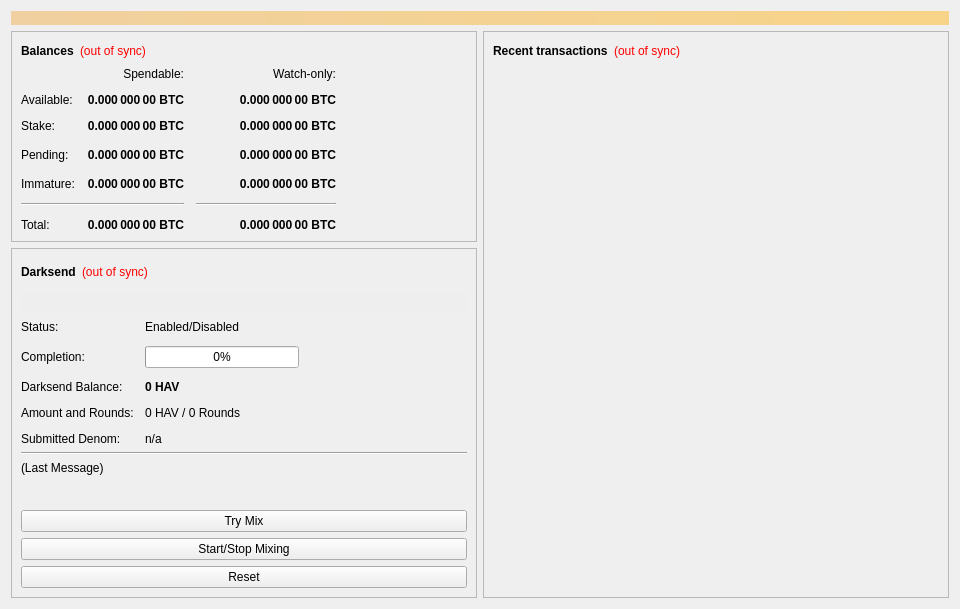
<?xml version="1.0" encoding="UTF-8"?>
<ui version="4.0">
 <class>OverviewPage</class>
 <widget class="QWidget" name="OverviewPage">
  <property name="geometry">
   <rect>
    <x>0</x>
    <y>0</y>
    <width>960</width>
    <height>594</height>
   </rect>
  </property>
  <property name="minimumSize">
   <size>
    <width>960</width>
    <height>0</height>
   </size>
  </property>
  <property name="windowTitle">
   <string>Form</string>
  </property>
  <layout class="QVBoxLayout" name="topLayout">
   <item>
    <widget class="QLabel" name="labelAlerts">
     <property name="visible">
      <bool>false</bool>
     </property>
     <property name="styleSheet">
      <string notr="true">background-color: qlineargradient(x1: 0, y1: 0, x2: 1, y2: 0, stop:0 #F0D0A0, stop:1 #F8D488); color:#000000;</string>
     </property>
     <property name="wordWrap">
      <bool>true</bool>
     </property>
     <property name="margin">
      <number>3</number>
     </property>
    </widget>
   </item>
   <item>
    <layout class="QHBoxLayout" name="horizontalLayout" stretch="1,1">
     <item>
      <layout class="QVBoxLayout" name="verticalLayout_2">
       <item>
        <widget class="QFrame" name="frame">
         <property name="frameShape">
          <enum>QFrame::StyledPanel</enum>
         </property>
         <property name="frameShadow">
          <enum>QFrame::Raised</enum>
         </property>
         <layout class="QVBoxLayout" name="verticalLayout_4">
          <item>
           <layout class="QHBoxLayout" name="horizontalLayout_4">
            <item>
             <widget class="QLabel" name="label_5">
              <property name="font">
               <font>
                <weight>75</weight>
                <bold>true</bold>
               </font>
              </property>
              <property name="text">
               <string>Balances</string>
              </property>
             </widget>
            </item>
            <item>
             <widget class="QLabel" name="labelWalletStatus">
              <property name="cursor">
               <cursorShape>WhatsThisCursor</cursorShape>
              </property>
              <property name="toolTip">
               <string>The displayed information may be out of date. Your wallet automatically synchronizes with the Harvest network after a connection is established, but this process has not completed yet.</string>
              </property>
              <property name="styleSheet">
               <string notr="true">QLabel { color: red; }</string>
              </property>
              <property name="text">
               <string notr="true">(out of sync)</string>
              </property>
              <property name="alignment">
               <set>Qt::AlignLeading|Qt::AlignLeft|Qt::AlignVCenter</set>
              </property>
             </widget>
            </item>
            <item>
             <spacer name="horizontalSpacer_3">
              <property name="orientation">
               <enum>Qt::Horizontal</enum>
              </property>
              <property name="sizeHint" stdset="0">
               <size>
                <width>40</width>
                <height>20</height>
               </size>
              </property>
             </spacer>
            </item>
           </layout>
          </item>
          <item>
           <layout class="QGridLayout" name="gridLayout">
            <property name="spacing">
             <number>12</number>
            </property>
            <item row="3" column="2">
             <widget class="QLabel" name="labelWatchPending">
              <property name="font">
               <font>
                <weight>75</weight>
                <bold>true</bold>
               </font>
              </property>
              <property name="cursor">
               <cursorShape>IBeamCursor</cursorShape>
              </property>
              <property name="toolTip">
               <string>Unconfirmed transactions to watch-only addresses</string>
              </property>
              <property name="text">
               <string notr="true">0.000 000 00 BTC</string>
              </property>
              <property name="alignment">
               <set>Qt::AlignRight|Qt::AlignTrailing|Qt::AlignVCenter</set>
              </property>
              <property name="textInteractionFlags">
               <set>Qt::LinksAccessibleByMouse|Qt::TextSelectableByKeyboard|Qt::TextSelectableByMouse</set>
              </property>
             </widget>
            </item>
            <item row="3" column="1">
             <widget class="QLabel" name="labelUnconfirmed">
              <property name="font">
               <font>
                <weight>75</weight>
                <bold>true</bold>
               </font>
              </property>
              <property name="cursor">
               <cursorShape>IBeamCursor</cursorShape>
              </property>
              <property name="toolTip">
               <string>Total of transactions that have yet to be confirmed, and do not yet count toward the spendable balance</string>
              </property>
              <property name="text">
               <string notr="true">0.000 000 00 BTC</string>
              </property>
              <property name="alignment">
               <set>Qt::AlignRight|Qt::AlignTrailing|Qt::AlignVCenter</set>
              </property>
              <property name="textInteractionFlags">
               <set>Qt::LinksAccessibleByMouse|Qt::TextSelectableByKeyboard|Qt::TextSelectableByMouse</set>
              </property>
             </widget>
            </item>
            <item row="4" column="2">
             <widget class="QLabel" name="labelWatchImmature">
              <property name="font">
               <font>
                <weight>75</weight>
                <bold>true</bold>
               </font>
              </property>
              <property name="cursor">
               <cursorShape>IBeamCursor</cursorShape>
              </property>
              <property name="toolTip">
               <string>Mined balance in watch-only addresses that has not yet matured</string>
              </property>
              <property name="text">
               <string notr="true">0.000 000 00 BTC</string>
              </property>
              <property name="alignment">
               <set>Qt::AlignRight|Qt::AlignTrailing|Qt::AlignVCenter</set>
              </property>
              <property name="textInteractionFlags">
               <set>Qt::LinksAccessibleByMouse|Qt::TextSelectableByKeyboard|Qt::TextSelectableByMouse</set>
              </property>
             </widget>
            </item>
            <item row="5" column="0" colspan="2">
             <widget class="Line" name="lineSpendableBalance">
              <property name="orientation">
               <enum>Qt::Horizontal</enum>
              </property>
             </widget>
            </item>
            <item row="5" column="2">
             <widget class="Line" name="lineWatchBalance">
              <property name="sizePolicy">
               <sizepolicy hsizetype="Preferred" vsizetype="Fixed">
                <horstretch>0</horstretch>
                <verstretch>0</verstretch>
               </sizepolicy>
              </property>
              <property name="minimumSize">
               <size>
                <width>140</width>
                <height>0</height>
               </size>
              </property>
              <property name="orientation">
               <enum>Qt::Horizontal</enum>
              </property>
             </widget>
            </item>
            <item row="6" column="0">
             <widget class="QLabel" name="labelTotalText">
              <property name="text">
               <string>Total:</string>
              </property>
             </widget>
            </item>
            <item row="4" column="1">
             <widget class="QLabel" name="labelImmature">
              <property name="font">
               <font>
                <weight>75</weight>
                <bold>true</bold>
               </font>
              </property>
              <property name="cursor">
               <cursorShape>IBeamCursor</cursorShape>
              </property>
              <property name="toolTip">
               <string>Mined balance that has not yet matured</string>
              </property>
              <property name="text">
               <string notr="true">0.000 000 00 BTC</string>
              </property>
              <property name="alignment">
               <set>Qt::AlignRight|Qt::AlignTrailing|Qt::AlignVCenter</set>
              </property>
              <property name="textInteractionFlags">
               <set>Qt::LinksAccessibleByMouse|Qt::TextSelectableByKeyboard|Qt::TextSelectableByMouse</set>
              </property>
             </widget>
            </item>
            <item row="3" column="3">
             <spacer name="horizontalSpacer_2">
              <property name="orientation">
               <enum>Qt::Horizontal</enum>
              </property>
              <property name="sizeHint" stdset="0">
               <size>
                <width>40</width>
                <height>20</height>
               </size>
              </property>
             </spacer>
            </item>
            <item row="4" column="0">
             <widget class="QLabel" name="labelImmatureText">
              <property name="text">
               <string>Immature:</string>
              </property>
             </widget>
            </item>
            <item row="6" column="1">
             <widget class="QLabel" name="labelTotal">
              <property name="font">
               <font>
                <weight>75</weight>
                <bold>true</bold>
               </font>
              </property>
              <property name="cursor">
               <cursorShape>IBeamCursor</cursorShape>
              </property>
              <property name="toolTip">
               <string>Your current total balance</string>
              </property>
              <property name="text">
               <string notr="true">0.000 000 00 BTC</string>
              </property>
              <property name="alignment">
               <set>Qt::AlignRight|Qt::AlignTrailing|Qt::AlignVCenter</set>
              </property>
              <property name="textInteractionFlags">
               <set>Qt::LinksAccessibleByMouse|Qt::TextSelectableByKeyboard|Qt::TextSelectableByMouse</set>
              </property>
             </widget>
            </item>
            <item row="6" column="2">
             <widget class="QLabel" name="labelWatchTotal">
              <property name="font">
               <font>
                <weight>75</weight>
                <bold>true</bold>
               </font>
              </property>
              <property name="cursor">
               <cursorShape>IBeamCursor</cursorShape>
              </property>
              <property name="toolTip">
               <string>Current total balance in watch-only addresses</string>
              </property>
              <property name="text">
               <string notr="true">0.000 000 00 BTC</string>
              </property>
              <property name="alignment">
               <set>Qt::AlignRight|Qt::AlignTrailing|Qt::AlignVCenter</set>
              </property>
              <property name="textInteractionFlags">
               <set>Qt::LinksAccessibleByMouse|Qt::TextSelectableByKeyboard|Qt::TextSelectableByMouse</set>
              </property>
             </widget>
            </item>
            <item row="0" column="2">
             <widget class="QLabel" name="labelWatchonly">
              <property name="text">
               <string>Watch-only:</string>
              </property>
              <property name="alignment">
               <set>Qt::AlignRight|Qt::AlignTrailing|Qt::AlignVCenter</set>
              </property>
             </widget>
            </item>
            <item row="1" column="0">
             <widget class="QLabel" name="labelBalanceText">
              <property name="text">
               <string>Available:</string>
              </property>
             </widget>
            </item>
            <item row="1" column="1">
             <widget class="QLabel" name="labelBalance">
              <property name="font">
               <font>
                <weight>75</weight>
                <bold>true</bold>
               </font>
              </property>
              <property name="cursor">
               <cursorShape>IBeamCursor</cursorShape>
              </property>
              <property name="toolTip">
               <string>Your current spendable balance</string>
              </property>
              <property name="text">
               <string notr="true">0.000 000 00 BTC</string>
              </property>
              <property name="alignment">
               <set>Qt::AlignRight|Qt::AlignTrailing|Qt::AlignVCenter</set>
              </property>
              <property name="textInteractionFlags">
               <set>Qt::LinksAccessibleByMouse|Qt::TextSelectableByKeyboard|Qt::TextSelectableByMouse</set>
              </property>
             </widget>
            </item>
            <item row="2" column="0">
             <widget class="QLabel" name="label_10">
              <property name="text">
               <string>Stake:</string>
              </property>
             </widget>
            </item>
            <item row="2" column="1">
             <widget class="QLabel" name="labelStake">
              <property name="font">
               <font>
                <weight>75</weight>
                <bold>true</bold>
               </font>
              </property>
              <property name="cursor">
               <cursorShape>IBeamCursor</cursorShape>
              </property>
              <property name="toolTip">
               <string>Total of coins that was staked, and do not yet count toward the current balance</string>
              </property>
              <property name="text">
               <string notr="true">0.000 000 00 BTC</string>
              </property>
              <property name="alignment">
               <set>Qt::AlignRight|Qt::AlignTrailing|Qt::AlignVCenter</set>
              </property>
              <property name="textInteractionFlags">
               <set>Qt::LinksAccessibleByMouse|Qt::TextSelectableByKeyboard|Qt::TextSelectableByMouse</set>
              </property>
             </widget>
            </item>
            <item row="2" column="2">
             <widget class="QLabel" name="labelWatchStake">
              <property name="font">
               <font>
                <weight>75</weight>
                <bold>true</bold>
               </font>
              </property>
              <property name="cursor">
               <cursorShape>IBeamCursor</cursorShape>
              </property>
              <property name="toolTip">
               <string>Total of coins that was staked in watch-only addresses, and do not yet count toward the current watch-only balance</string>
              </property>
              <property name="text">
               <string notr="true">0.000 000 00 BTC</string>
              </property>
              <property name="alignment">
               <set>Qt::AlignRight|Qt::AlignTrailing|Qt::AlignVCenter</set>
              </property>
              <property name="textInteractionFlags">
               <set>Qt::LinksAccessibleByMouse|Qt::TextSelectableByKeyboard|Qt::TextSelectableByMouse</set>
              </property>
             </widget>
            </item>
            <item row="1" column="2">
             <widget class="QLabel" name="labelWatchAvailable">
              <property name="font">
               <font>
                <weight>75</weight>
                <bold>true</bold>
               </font>
              </property>
              <property name="cursor">
               <cursorShape>IBeamCursor</cursorShape>
              </property>
              <property name="toolTip">
               <string>Your current balance in watch-only addresses</string>
              </property>
              <property name="text">
               <string notr="true">0.000 000 00 BTC</string>
              </property>
              <property name="alignment">
               <set>Qt::AlignRight|Qt::AlignTrailing|Qt::AlignVCenter</set>
              </property>
              <property name="textInteractionFlags">
               <set>Qt::LinksAccessibleByMouse|Qt::TextSelectableByKeyboard|Qt::TextSelectableByMouse</set>
              </property>
             </widget>
            </item>
            <item row="3" column="0">
             <widget class="QLabel" name="labelPendingText">
              <property name="text">
               <string>Pending:</string>
              </property>
             </widget>
            </item>
            <item row="0" column="1">
             <widget class="QLabel" name="labelSpendable">
              <property name="text">
               <string>Spendable:</string>
              </property>
              <property name="alignment">
               <set>Qt::AlignRight|Qt::AlignTrailing|Qt::AlignVCenter</set>
              </property>
             </widget>
            </item>
           </layout>
          </item>
         </layout>
        </widget>
       </item>
       <item>
        <widget class="QFrame" name="frameDarksend">
         <property name="sizePolicy">
          <sizepolicy hsizetype="Expanding" vsizetype="Expanding">
           <horstretch>0</horstretch>
           <verstretch>0</verstretch>
          </sizepolicy>
         </property>
         <property name="minimumSize">
          <size>
           <width>0</width>
           <height>350</height>
          </size>
         </property>
         <property name="layoutDirection">
          <enum>Qt::LeftToRight</enum>
         </property>
         <property name="frameShape">
          <enum>QFrame::StyledPanel</enum>
         </property>
         <property name="frameShadow">
          <enum>QFrame::Raised</enum>
         </property>
         <layout class="QVBoxLayout" name="verticalLayout_5">
          <item>
           <layout class="QHBoxLayout" name="horizontalLayout_5">
            <item>
             <widget class="QLabel" name="label_2">
              <property name="font">
               <font>
                <weight>75</weight>
                <bold>true</bold>
               </font>
              </property>
              <property name="text">
               <string>Darksend</string>
              </property>
             </widget>
            </item>
            <item>
             <widget class="QLabel" name="labelDarksendSyncStatus">
              <property name="toolTip">
               <string>The displayed information may be out of date. Your wallet automatically synchronizes with the Harvest network after a connection is established, but this process has not completed yet.</string>
              </property>
              <property name="styleSheet">
               <string notr="true">QLabel { color: red; }</string>
              </property>
              <property name="text">
               <string notr="true">(out of sync)</string>
              </property>
              <property name="alignment">
               <set>Qt::AlignLeading|Qt::AlignLeft|Qt::AlignVCenter</set>
              </property>
             </widget>
            </item>
            <item>
             <spacer name="horizontalSpacer_4">
              <property name="orientation">
               <enum>Qt::Horizontal</enum>
              </property>
              <property name="sizeHint" stdset="0">
               <size>
                <width>40</width>
                <height>20</height>
               </size>
              </property>
             </spacer>
            </item>
           </layout>
          </item>
          <item>
           <widget class="QPushButton" name="runAutoDenom">
            <property name="palette">
             <palette>
              <active>
               <colorrole role="WindowText">
                <brush brushstyle="SolidPattern">
                 <color alpha="255">
                  <red>0</red>
                  <green>0</green>
                  <blue>0</blue>
                 </color>
                </brush>
               </colorrole>
               <colorrole role="Button">
                <brush brushstyle="SolidPattern">
                 <color alpha="255">
                  <red>239</red>
                  <green>238</green>
                  <blue>238</blue>
                 </color>
                </brush>
               </colorrole>
               <colorrole role="Light">
                <brush brushstyle="SolidPattern">
                 <color alpha="255">
                  <red>255</red>
                  <green>255</green>
                  <blue>255</blue>
                 </color>
                </brush>
               </colorrole>
               <colorrole role="Midlight">
                <brush brushstyle="SolidPattern">
                 <color alpha="255">
                  <red>247</red>
                  <green>246</green>
                  <blue>246</blue>
                 </color>
                </brush>
               </colorrole>
               <colorrole role="Dark">
                <brush brushstyle="SolidPattern">
                 <color alpha="255">
                  <red>119</red>
                  <green>119</green>
                  <blue>119</blue>
                 </color>
                </brush>
               </colorrole>
               <colorrole role="Mid">
                <brush brushstyle="SolidPattern">
                 <color alpha="255">
                  <red>159</red>
                  <green>159</green>
                  <blue>159</blue>
                 </color>
                </brush>
               </colorrole>
               <colorrole role="Text">
                <brush brushstyle="SolidPattern">
                 <color alpha="255">
                  <red>0</red>
                  <green>0</green>
                  <blue>0</blue>
                 </color>
                </brush>
               </colorrole>
               <colorrole role="BrightText">
                <brush brushstyle="SolidPattern">
                 <color alpha="255">
                  <red>255</red>
                  <green>255</green>
                  <blue>255</blue>
                 </color>
                </brush>
               </colorrole>
               <colorrole role="ButtonText">
                <brush brushstyle="SolidPattern">
                 <color alpha="255">
                  <red>0</red>
                  <green>0</green>
                  <blue>0</blue>
                 </color>
                </brush>
               </colorrole>
               <colorrole role="Base">
                <brush brushstyle="SolidPattern">
                 <color alpha="255">
                  <red>255</red>
                  <green>255</green>
                  <blue>255</blue>
                 </color>
                </brush>
               </colorrole>
               <colorrole role="Window">
                <brush brushstyle="SolidPattern">
                 <color alpha="255">
                  <red>239</red>
                  <green>238</green>
                  <blue>238</blue>
                 </color>
                </brush>
               </colorrole>
               <colorrole role="Shadow">
                <brush brushstyle="SolidPattern">
                 <color alpha="255">
                  <red>0</red>
                  <green>0</green>
                  <blue>0</blue>
                 </color>
                </brush>
               </colorrole>
               <colorrole role="AlternateBase">
                <brush brushstyle="SolidPattern">
                 <color alpha="255">
                  <red>247</red>
                  <green>246</green>
                  <blue>246</blue>
                 </color>
                </brush>
               </colorrole>
               <colorrole role="ToolTipBase">
                <brush brushstyle="SolidPattern">
                 <color alpha="255">
                  <red>255</red>
                  <green>255</green>
                  <blue>220</blue>
                 </color>
                </brush>
               </colorrole>
               <colorrole role="ToolTipText">
                <brush brushstyle="SolidPattern">
                 <color alpha="255">
                  <red>0</red>
                  <green>0</green>
                  <blue>0</blue>
                 </color>
                </brush>
               </colorrole>
              </active>
              <inactive>
               <colorrole role="WindowText">
                <brush brushstyle="SolidPattern">
                 <color alpha="255">
                  <red>0</red>
                  <green>0</green>
                  <blue>0</blue>
                 </color>
                </brush>
               </colorrole>
               <colorrole role="Button">
                <brush brushstyle="SolidPattern">
                 <color alpha="255">
                  <red>239</red>
                  <green>238</green>
                  <blue>238</blue>
                 </color>
                </brush>
               </colorrole>
               <colorrole role="Light">
                <brush brushstyle="SolidPattern">
                 <color alpha="255">
                  <red>255</red>
                  <green>255</green>
                  <blue>255</blue>
                 </color>
                </brush>
               </colorrole>
               <colorrole role="Midlight">
                <brush brushstyle="SolidPattern">
                 <color alpha="255">
                  <red>247</red>
                  <green>246</green>
                  <blue>246</blue>
                 </color>
                </brush>
               </colorrole>
               <colorrole role="Dark">
                <brush brushstyle="SolidPattern">
                 <color alpha="255">
                  <red>119</red>
                  <green>119</green>
                  <blue>119</blue>
                 </color>
                </brush>
               </colorrole>
               <colorrole role="Mid">
                <brush brushstyle="SolidPattern">
                 <color alpha="255">
                  <red>159</red>
                  <green>159</green>
                  <blue>159</blue>
                 </color>
                </brush>
               </colorrole>
               <colorrole role="Text">
                <brush brushstyle="SolidPattern">
                 <color alpha="255">
                  <red>0</red>
                  <green>0</green>
                  <blue>0</blue>
                 </color>
                </brush>
               </colorrole>
               <colorrole role="BrightText">
                <brush brushstyle="SolidPattern">
                 <color alpha="255">
                  <red>255</red>
                  <green>255</green>
                  <blue>255</blue>
                 </color>
                </brush>
               </colorrole>
               <colorrole role="ButtonText">
                <brush brushstyle="SolidPattern">
                 <color alpha="255">
                  <red>0</red>
                  <green>0</green>
                  <blue>0</blue>
                 </color>
                </brush>
               </colorrole>
               <colorrole role="Base">
                <brush brushstyle="SolidPattern">
                 <color alpha="255">
                  <red>255</red>
                  <green>255</green>
                  <blue>255</blue>
                 </color>
                </brush>
               </colorrole>
               <colorrole role="Window">
                <brush brushstyle="SolidPattern">
                 <color alpha="255">
                  <red>239</red>
                  <green>238</green>
                  <blue>238</blue>
                 </color>
                </brush>
               </colorrole>
               <colorrole role="Shadow">
                <brush brushstyle="SolidPattern">
                 <color alpha="255">
                  <red>0</red>
                  <green>0</green>
                  <blue>0</blue>
                 </color>
                </brush>
               </colorrole>
               <colorrole role="AlternateBase">
                <brush brushstyle="SolidPattern">
                 <color alpha="255">
                  <red>247</red>
                  <green>246</green>
                  <blue>246</blue>
                 </color>
                </brush>
               </colorrole>
               <colorrole role="ToolTipBase">
                <brush brushstyle="SolidPattern">
                 <color alpha="255">
                  <red>255</red>
                  <green>255</green>
                  <blue>220</blue>
                 </color>
                </brush>
               </colorrole>
               <colorrole role="ToolTipText">
                <brush brushstyle="SolidPattern">
                 <color alpha="255">
                  <red>0</red>
                  <green>0</green>
                  <blue>0</blue>
                 </color>
                </brush>
               </colorrole>
              </inactive>
              <disabled>
               <colorrole role="WindowText">
                <brush brushstyle="SolidPattern">
                 <color alpha="255">
                  <red>119</red>
                  <green>119</green>
                  <blue>119</blue>
                 </color>
                </brush>
               </colorrole>
               <colorrole role="Button">
                <brush brushstyle="SolidPattern">
                 <color alpha="255">
                  <red>239</red>
                  <green>238</green>
                  <blue>238</blue>
                 </color>
                </brush>
               </colorrole>
               <colorrole role="Light">
                <brush brushstyle="SolidPattern">
                 <color alpha="255">
                  <red>255</red>
                  <green>255</green>
                  <blue>255</blue>
                 </color>
                </brush>
               </colorrole>
               <colorrole role="Midlight">
                <brush brushstyle="SolidPattern">
                 <color alpha="255">
                  <red>247</red>
                  <green>246</green>
                  <blue>246</blue>
                 </color>
                </brush>
               </colorrole>
               <colorrole role="Dark">
                <brush brushstyle="SolidPattern">
                 <color alpha="255">
                  <red>119</red>
                  <green>119</green>
                  <blue>119</blue>
                 </color>
                </brush>
               </colorrole>
               <colorrole role="Mid">
                <brush brushstyle="SolidPattern">
                 <color alpha="255">
                  <red>159</red>
                  <green>159</green>
                  <blue>159</blue>
                 </color>
                </brush>
               </colorrole>
               <colorrole role="Text">
                <brush brushstyle="SolidPattern">
                 <color alpha="255">
                  <red>119</red>
                  <green>119</green>
                  <blue>119</blue>
                 </color>
                </brush>
               </colorrole>
               <colorrole role="BrightText">
                <brush brushstyle="SolidPattern">
                 <color alpha="255">
                  <red>255</red>
                  <green>255</green>
                  <blue>255</blue>
                 </color>
                </brush>
               </colorrole>
               <colorrole role="ButtonText">
                <brush brushstyle="SolidPattern">
                 <color alpha="255">
                  <red>119</red>
                  <green>119</green>
                  <blue>119</blue>
                 </color>
                </brush>
               </colorrole>
               <colorrole role="Base">
                <brush brushstyle="SolidPattern">
                 <color alpha="255">
                  <red>239</red>
                  <green>238</green>
                  <blue>238</blue>
                 </color>
                </brush>
               </colorrole>
               <colorrole role="Window">
                <brush brushstyle="SolidPattern">
                 <color alpha="255">
                  <red>239</red>
                  <green>238</green>
                  <blue>238</blue>
                 </color>
                </brush>
               </colorrole>
               <colorrole role="Shadow">
                <brush brushstyle="SolidPattern">
                 <color alpha="255">
                  <red>0</red>
                  <green>0</green>
                  <blue>0</blue>
                 </color>
                </brush>
               </colorrole>
               <colorrole role="AlternateBase">
                <brush brushstyle="SolidPattern">
                 <color alpha="255">
                  <red>239</red>
                  <green>238</green>
                  <blue>238</blue>
                 </color>
                </brush>
               </colorrole>
               <colorrole role="ToolTipBase">
                <brush brushstyle="SolidPattern">
                 <color alpha="255">
                  <red>255</red>
                  <green>255</green>
                  <blue>220</blue>
                 </color>
                </brush>
               </colorrole>
               <colorrole role="ToolTipText">
                <brush brushstyle="SolidPattern">
                 <color alpha="255">
                  <red>0</red>
                  <green>0</green>
                  <blue>0</blue>
                 </color>
                </brush>
               </colorrole>
              </disabled>
             </palette>
            </property>
            <property name="focusPolicy">
             <enum>Qt::NoFocus</enum>
            </property>
            <property name="autoFillBackground">
             <bool>true</bool>
            </property>
            <property name="text">
             <string/>
            </property>
            <property name="flat">
             <bool>true</bool>
            </property>
           </widget>
          </item>
          <item>
           <layout class="QFormLayout" name="formLayout">
            <property name="fieldGrowthPolicy">
             <enum>QFormLayout::AllNonFixedFieldsGrow</enum>
            </property>
            <property name="horizontalSpacing">
             <number>11</number>
            </property>
            <property name="verticalSpacing">
             <number>12</number>
            </property>
            <item row="0" column="0">
             <widget class="QLabel" name="label_6">
              <property name="text">
               <string>Status:</string>
              </property>
             </widget>
            </item>
            <item row="1" column="0">
             <widget class="QLabel" name="label_7">
              <property name="text">
               <string>Completion:</string>
              </property>
             </widget>
            </item>
            <item row="1" column="1">
             <widget class="QProgressBar" name="darksendProgress">
              <property name="maximumSize">
               <size>
                <width>154</width>
                <height>16777215</height>
               </size>
              </property>
              <property name="value">
               <number>0</number>
              </property>
             </widget>
            </item>
            <item row="3" column="0">
             <widget class="QLabel" name="labelAnonymizedText">
              <property name="text">
               <string>Darksend Balance:</string>
              </property>
             </widget>
            </item>
            <item row="3" column="1">
             <widget class="QLabel" name="labelAnonymized">
              <property name="font">
               <font>
                <weight>75</weight>
                <bold>true</bold>
               </font>
              </property>
              <property name="text">
               <string notr="true">0 HAV</string>
              </property>
             </widget>
            </item>
            <item row="4" column="0">
             <widget class="QLabel" name="label_8">
              <property name="text">
               <string>Amount and Rounds:</string>
              </property>
             </widget>
            </item>
            <item row="4" column="1">
             <widget class="QLabel" name="labelAmountRounds">
              <property name="text">
               <string>0 HAV / 0 Rounds</string>
              </property>
             </widget>
            </item>
            <item row="5" column="0">
             <widget class="QLabel" name="label_9">
              <property name="text">
               <string>Submitted Denom:</string>
              </property>
             </widget>
            </item>
            <item row="5" column="1">
             <widget class="QLabel" name="labelSubmittedDenom">
              <property name="toolTip">
               <string>The denominations you submitted to the Masternode.&lt;br&gt;To mix, other users must submit the exact same denominations.</string>
              </property>
              <property name="text">
               <string>n/a</string>
              </property>
             </widget>
            </item>
            <item row="0" column="1">
             <widget class="QLabel" name="darksendEnabled">
              <property name="text">
               <string>Enabled/Disabled</string>
              </property>
             </widget>
            </item>
           </layout>
          </item>
          <item>
           <widget class="Line" name="lineLastMessage">
            <property name="orientation">
             <enum>Qt::Horizontal</enum>
            </property>
           </widget>
          </item>
          <item>
           <widget class="QLabel" name="darksendStatus">
            <property name="minimumSize">
             <size>
              <width>288</width>
              <height>43</height>
             </size>
            </property>
            <property name="text">
             <string>(Last Message)</string>
            </property>
            <property name="alignment">
             <set>Qt::AlignLeading|Qt::AlignLeft|Qt::AlignTop</set>
            </property>
            <property name="wordWrap">
             <bool>true</bool>
            </property>
           </widget>
          </item>
          <item>
           <widget class="QPushButton" name="darksendAuto">
            <property name="sizePolicy">
             <sizepolicy hsizetype="MinimumExpanding" vsizetype="Fixed">
              <horstretch>0</horstretch>
              <verstretch>0</verstretch>
             </sizepolicy>
            </property>
            <property name="toolTip">
             <string>Try to manually submit a Darksend request.</string>
            </property>
            <property name="text">
             <string>Try Mix</string>
            </property>
           </widget>
          </item>
          <item>
           <widget class="QPushButton" name="toggleDarksend">
            <property name="sizePolicy">
             <sizepolicy hsizetype="MinimumExpanding" vsizetype="Fixed">
              <horstretch>0</horstretch>
              <verstretch>0</verstretch>
             </sizepolicy>
            </property>
            <property name="text">
             <string>Start/Stop Mixing</string>
            </property>
           </widget>
          </item>
          <item>
           <widget class="QPushButton" name="darksendReset">
            <property name="sizePolicy">
             <sizepolicy hsizetype="MinimumExpanding" vsizetype="Fixed">
              <horstretch>0</horstretch>
              <verstretch>0</verstretch>
             </sizepolicy>
            </property>
            <property name="toolTip">
             <string>Reset the current status of Darksend (can interrupt Darksend if it's in the process of Mixing, which can cost you money!)</string>
            </property>
            <property name="autoFillBackground">
             <bool>false</bool>
            </property>
            <property name="text">
             <string>Reset</string>
            </property>
           </widget>
          </item>
         </layout>
        </widget>
       </item>
       <item>
        <spacer name="verticalSpacer">
         <property name="orientation">
          <enum>Qt::Vertical</enum>
         </property>
         <property name="sizeHint" stdset="0">
          <size>
           <width>20</width>
           <height>40</height>
          </size>
         </property>
        </spacer>
       </item>
      </layout>
     </item>
     <item>
      <layout class="QVBoxLayout" name="verticalLayout_3">
       <item>
        <widget class="QFrame" name="frame_2">
         <property name="frameShape">
          <enum>QFrame::StyledPanel</enum>
         </property>
         <property name="frameShadow">
          <enum>QFrame::Raised</enum>
         </property>
         <layout class="QVBoxLayout" name="verticalLayout">
          <item>
           <layout class="QHBoxLayout" name="horizontalLayout_2">
            <item>
             <widget class="QLabel" name="label_4">
              <property name="font">
               <font>
                <weight>75</weight>
                <bold>true</bold>
               </font>
              </property>
              <property name="text">
               <string>Recent transactions</string>
              </property>
             </widget>
            </item>
            <item>
             <widget class="QLabel" name="labelTransactionsStatus">
              <property name="cursor">
               <cursorShape>WhatsThisCursor</cursorShape>
              </property>
              <property name="toolTip">
               <string>The displayed information may be out of date. Your wallet automatically synchronizes with the Harvest network after a connection is established, but this process has not completed yet.</string>
              </property>
              <property name="styleSheet">
               <string notr="true">QLabel { color: red; }</string>
              </property>
              <property name="text">
               <string notr="true">(out of sync)</string>
              </property>
              <property name="alignment">
               <set>Qt::AlignRight|Qt::AlignTrailing|Qt::AlignVCenter</set>
              </property>
             </widget>
            </item>
            <item>
             <spacer name="horizontalSpacer">
              <property name="orientation">
               <enum>Qt::Horizontal</enum>
              </property>
              <property name="sizeHint" stdset="0">
               <size>
                <width>40</width>
                <height>20</height>
               </size>
              </property>
             </spacer>
            </item>
           </layout>
          </item>
          <item>
           <widget class="QListView" name="listTransactions">
            <property name="styleSheet">
             <string notr="true">QListView { background: transparent; }</string>
            </property>
            <property name="frameShape">
             <enum>QFrame::NoFrame</enum>
            </property>
            <property name="verticalScrollBarPolicy">
             <enum>Qt::ScrollBarAlwaysOff</enum>
            </property>
            <property name="horizontalScrollBarPolicy">
             <enum>Qt::ScrollBarAlwaysOff</enum>
            </property>
            <property name="selectionMode">
             <enum>QAbstractItemView::NoSelection</enum>
            </property>
           </widget>
          </item>
         </layout>
        </widget>
       </item>
      </layout>
     </item>
    </layout>
   </item>
  </layout>
 </widget>
 <resources/>
 <connections/>
</ui>
